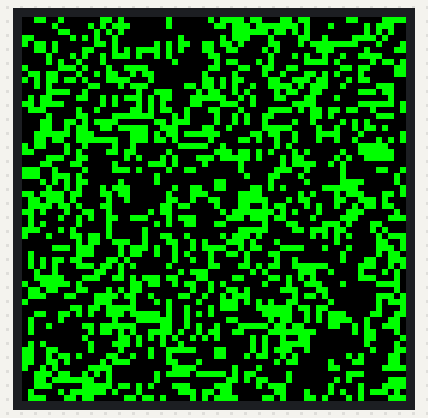
Bench run of a sketch on a simulated Raspberry Pi Pico. Shown: 64×64 colour display. Random numbers use the default seed unless the sketch sets one.

Above: at 0.12 s.
At 5.05 s:
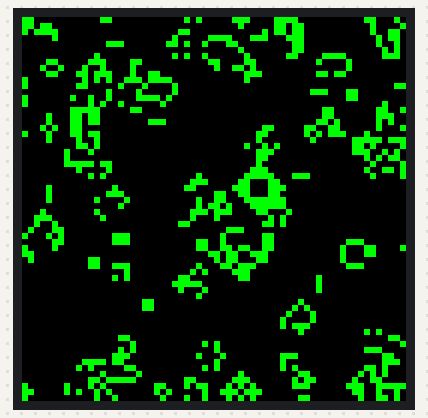
At 9.98 s:
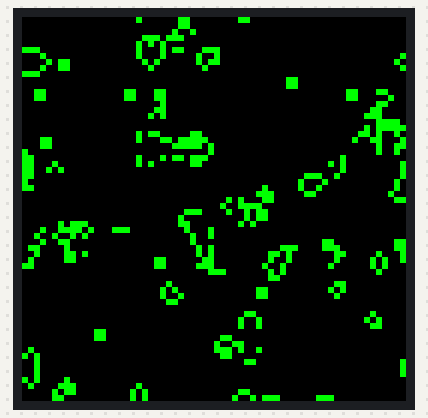
At 19.93 s:
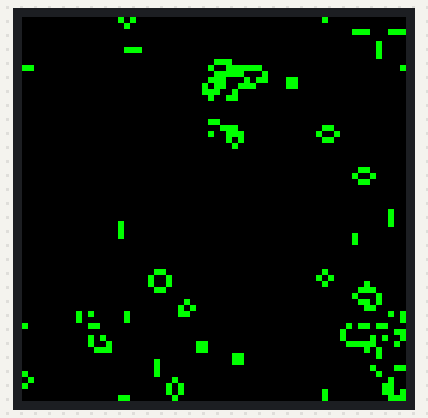
At 29.88 s:
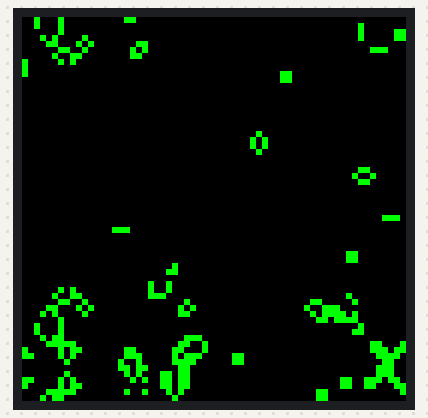
At 39.84 s:
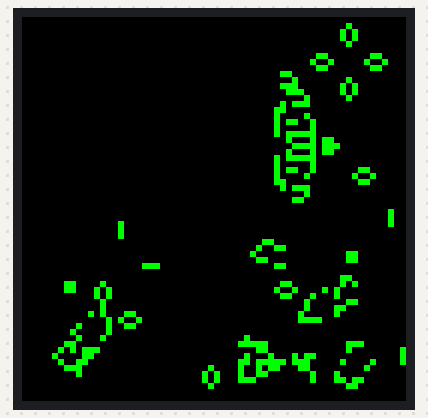

The sketch:

game_of_life.ino
```cpp
// clang-format off
#include <Adafruit_Protomatter.h>

// serial debugging -- set to 1 to enable debug output
// note that this sends some messages at critical times esp. during stagnancy detetction,
// so shouldn't be enabled unless you're troubleshooting; you're likely to get some stuttering
#define DEBUG_ENABLED 0
#if DEBUG_ENABLED
  #define DEBUG_INIT() Serial.begin(115200); while(!Serial) delay(10);
  #define DEBUG_PRINT(x) Serial.print(x)
  #define DEBUG_PRINTLN(x) Serial.println(x)
  #define DEBUG_PRINTF(fmt, ...) Serial.printf(fmt, __VA_ARGS__)
#else
  #define DEBUG_INIT()
  #define DEBUG_PRINT(x)
  #define DEBUG_PRINTLN(x)
  #define DEBUG_PRINTF(fmt, ...)
#endif

// seengreat rgb matrix adapter with rpi pico matrix pin definitions
#define R1 2
#define G1 3
#define B1 4
#define R2 5
#define G2 8
#define B2 9
#define A 10
#define B 16
#define C 18
#define D 20
#define E 22
#define CLK 11
#define LAT 12
#define OE 13

// display dimensions
#define DISPLAY_WIDTH 64 // physical width of rgb matrix display for driver setup

// game board dimensions (can be different from display if you want to use a subset of the matrix)
#define BOARD_WIDTH 64  // width of game of life playing field
#define BOARD_HEIGHT 64 // height of game of life playing field

// game params
#define FRAME_DELAY_MIN 10  // min ms between generations, randomized per run-to-stagnant (if you don't want random timing, make this match FRAME_DELAY_MIN)
#define FRAME_DELAY_MAX 100 // max ms between generations, randomized per run-to-stagnant
#define FADE_LEVELS 8       // fade trail length for dead cells (if changed, the color schemes should be updated to match)

// stagnancy and stuck-board detection
#define STAGNANT_GENERATIONS 10    // generations of stagnancy before resetting board ("simmer" time before reset)
#define HISTORY_SIZE 8             // board state history for detecting oscillators -- oscillators periodic at greater than this value will not be detected and the board will inf loop
#define POP_HISTORY_SIZE 32        // population count history for detecting moving repetition patterns (like gliders) -- must be greater than POP_PATTERN_LENGTH
#define POP_PATTERN_LENGTH 8       // check for repeating patterns of this length in population history to mark board as stagnant
#define MAX_GENERATION_COUNT 60000 // failsafe fallback -- board will always reset after this many gens. 10min = 600s; 600s / .01s delelay = 60_000 gens at fastest speed (100mins at slowest, eh.)

// color config
#define COLOR_SCHEME -1       // -1 = random color scheme, other number = use the nth color scheme in the array (0 indexed)
#define NUM_COLOR_SCHEMES 15   // must match number of schemes in COLOR_SCHEMES array

// bitpacked board access macros -- why store HEIGHT * WIDTH values when we can just store HEIGHT * WIDTH bits?
// +7 means we always round in the generous direction when determining how many bytes we need to pack the board
#define BUFFER_SIZE ((BOARD_WIDTH * BOARD_HEIGHT + 7) / 8)
#define WRAP_X(x) (((x) + BOARD_WIDTH) % BOARD_WIDTH)
#define WRAP_Y(y) (((y) + BOARD_HEIGHT) % BOARD_HEIGHT)
// turn an X,Y coordinate into the index of the bit location in the packed board
#define COORD_TO_IDX(x, y) (WRAP_Y(y) * BOARD_WIDTH + WRAP_X(x))
// get the byte a given index is in
#define BYTE_INDEX(idx) ((idx) >> 3)
// get the bit within that byte -- together, makes it fast to do bitwise logic against the bitpack to check cell life
#define BIT_MASK(idx) (1 << ((idx) & 7))

// combining the above into nice helpful macros:
// AND to fetch
#define GET_CELL(board, x, y) \
  ((board[BYTE_INDEX(COORD_TO_IDX(x, y))] & BIT_MASK(COORD_TO_IDX(x, y))) != 0)

// OR to set
#define SET_CELL(board, x, y) \
  (board[BYTE_INDEX(COORD_TO_IDX(x, y))] |= BIT_MASK(COORD_TO_IDX(x, y)))

// AND NOT to clear
#define CLEAR_CELL(board, x, y) \
  (board[BYTE_INDEX(COORD_TO_IDX(x, y))] &= ~BIT_MASK(COORD_TO_IDX(x, y)))

// convert 24-bit rgb to 16-bit 5:6:5 format so we can have pretty and easy-to-read color scheme defs
static inline uint16_t color565(uint8_t red, uint8_t green, uint8_t blue)
{
  return ((red & 0xF8) << 8) | ((green & 0xFC) << 3) | (blue >> 3);
}

// color schemes with fade trails
const uint16_t COLOR_SCHEMES[NUM_COLOR_SCHEMES][FADE_LEVELS] = {
  // blue → green → red
  {
    color565(0, 0, 0),
    color565(0, 0, 8), color565(0, 0, 8), color565(0, 0, 8),
    color565(0, 16, 0), color565(0, 16, 0), color565(0, 16, 0),
    color565(255, 0, 0)
  },

  // sunset: purple → orange → yellow
  {
    color565(0, 0, 0),
    color565(16, 0, 16), color565(32, 0, 32), color565(64, 0, 48),
    color565(128, 32, 0), color565(192, 64, 0), color565(255, 128, 0),
    color565(255, 255, 0)
  },

  // fire: dark red → orange → yellow
  {
    color565(0, 0, 0),
    color565(16, 0, 0), color565(32, 0, 0), color565(64, 16, 0),
    color565(128, 32, 0), color565(192, 64, 0), color565(255, 128, 0),
    color565(255, 255, 64)
  },

  // matrix: dark → bright green
  {
    color565(0, 0, 0),
    color565(0, 8, 0), color565(0, 16, 0), color565(0, 32, 0),
    color565(0, 64, 0), color565(0, 128, 0), color565(0, 192, 0),
    color565(0, 255, 0)
  },

  // Cyberpunk: hot pink → electric blue → lime green
  {
    color565(0, 0, 0),
    color565(64, 0, 32), color565(128, 0, 64), color565(255, 0, 128),
    color565(128, 64, 255), color565(0, 128, 255), color565(0, 255, 128),
    color565(128, 255, 0)
  },

  // Autumn: crimson → burnt orange → golden yellow → teal
  {
    color565(0, 0, 0),
    color565(128, 0, 32), color565(192, 0, 48), color565(255, 64, 0),
    color565(255, 128, 0), color565(255, 192, 0), color565(192, 224, 64),
    color565(0, 192, 192)
  },

  // Prism: red → green → blue → yellow → magenta
  {
    color565(0, 0, 0),
    color565(128, 0, 0), color565(255, 0, 0), color565(128, 128, 0),
    color565(0, 255, 0), color565(0, 128, 128), color565(0, 0, 255),
    color565(255, 255, 0)
  },

  // Aurora: deep purple → pink → yellow
  {
    color565(0, 0, 0),
    color565(32, 0, 48), color565(64, 0, 96), color565(96, 16, 128),
    color565(192, 32, 128), color565(255, 64, 128), color565(255, 128, 192),
    color565(255, 255, 128)
  },

  // Toxic: black → toxic green → lime
  {
    color565(0, 0, 0),
    color565(0, 16, 0), color565(16, 32, 0), color565(32, 64, 0),
    color565(64, 128, 0), color565(128, 192, 0), color565(192, 255, 0),
    color565(224, 255, 32)
  },

  // Deep Sea: black → deep blue → turquoise
  {
    color565(0, 0, 0),
    color565(0, 0, 32), color565(0, 16, 64), color565(0, 32, 96),
    color565(0, 64, 128), color565(0, 128, 160), color565(32, 192, 192),
    color565(64, 255, 224)
  },

  // Candy: dark pink → hot pink → white
  {
    color565(0, 0, 0),
    color565(32, 0, 16), color565(64, 0, 32), color565(128, 16, 64),
    color565(192, 32, 96), color565(255, 64, 128), color565(255, 128, 192),
    color565(255, 224, 255)
  },

  // Stark white -- off -> white
  {
    color565(0, 0, 0),
    color565(0, 0, 0), color565(0, 0, 0), color565(0, 0, 0),
    color565(0, 0, 0), color565(0, 0, 0), color565(0, 0, 0),
    color565(255, 255, 255)
  },

  // Stark red -- off -> red
  {
    color565(0, 0, 0),
    color565(0, 0, 0), color565(0, 0, 0), color565(0, 0, 0),
    color565(0, 0, 0), color565(0, 0, 0), color565(0, 0, 0),
    color565(255, 0, 0)
  },

  // Stark green -- off -> green
  {
    color565(0, 0, 0),
    color565(0, 0, 0), color565(0, 0, 0), color565(0, 0, 0),
    color565(0, 0, 0), color565(0, 0, 0), color565(0, 0, 0),
    color565(0, 255, 0)
  },

  // Stark blue -- off -> blue
  {
    color565(0, 0, 0),
    color565(0, 0, 0), color565(0, 0, 0), color565(0, 0, 0),
    color565(0, 0, 0), color565(0, 0, 0), color565(0, 0, 0),
    color565(0, 0, 255)
  }
};

typedef unsigned char cell_buffer_t;

typedef struct
{
  cell_buffer_t *current;
  cell_buffer_t *next;
  unsigned char *fade_buffer;
  cell_buffer_t *board_history[HISTORY_SIZE]; // store complete board states

  int generation;
  int current_color_scheme;
  int frame_delay;

  // stagnancy -- history repetition
  int history_index; // current position in circular buffer
  int stagnant_count;

  // stagnancy -- population tracking
  uint16_t population_history[POP_HISTORY_SIZE];
  int pop_history_index;
  int pop_stagnant_count;
} game_state_t;

void update_board(const cell_buffer_t *current, cell_buffer_t *next);
void display_board_fade(const cell_buffer_t *board, unsigned char *fade_buffer, int color_scheme);
int check_stagnancy(game_state_t *state);
void initialize_fresh_board(game_state_t *state);
uint16_t count_population(const cell_buffer_t *board);
int check_population_pattern(game_state_t *state);

// hardware setup
uint8_t rgbPins[] = {R1, G1, B1, R2, G2, B2};
uint8_t addrPins[] = {A, B, C, D, E};
Adafruit_Protomatter matrix(
  DISPLAY_WIDTH, 6, 1, rgbPins, 5, addrPins,
  CLK, LAT, OE, true);

game_state_t game;
unsigned long lastUpdate = 0;

// moore's law? nah man, community policing. moore's neighborhood watch!
// (moore neighborhood offsets)
// (i'll show myself out)
static const int mn_x[] = {-1, 0, 1, -1, 1, -1, 0, 1};
static const int mn_y[] = {-1, -1, -1, 0, 0, 1, 1, 1};

// clang-format on

// count the number of living cells on the board
uint16_t count_population(const cell_buffer_t *board) {
  uint16_t population = 0;
  for (int i = 0; i < BUFFER_SIZE; i++) {
    // Count set bits in each byte using Brian Kernighan's algorithm
    uint8_t byte = board[i];
    while (byte) {
      population++;
      byte &= byte - 1; // Clear the lowest set bit
    }
  }
  return population;
}

// check if the population (i.e. /count/) history shows a repeating pattern
int check_population_pattern(game_state_t *state) {
  // need at least 2x pattern length of history to detect a pattern
  if (state->generation < POP_PATTERN_LENGTH * 2) {
    return 0;
  }

  // check if the last POP_PATTERN_LENGTH values repeat
  int pattern_found = 1;
  for (int i = 0; i < POP_PATTERN_LENGTH; i++) {
    int idx1 = (state->pop_history_index - i - 1 + POP_HISTORY_SIZE) %
               POP_HISTORY_SIZE;
    int idx2 = (state->pop_history_index - i - 1 - POP_PATTERN_LENGTH +
                POP_HISTORY_SIZE) %
               POP_HISTORY_SIZE;

    if (state->population_history[idx1] != state->population_history[idx2]) {
      pattern_found = 0;
      break;
    }
  }

  return pattern_found;
}

void update_board(const cell_buffer_t *current, cell_buffer_t *next) {
  memset(next, 0, BUFFER_SIZE);

  for (int y = 0; y < BOARD_HEIGHT; y++) {
    for (int x = 0; x < BOARD_WIDTH; x++) {
      // count neighbors
      int neighbors = 0;
      for (int i = 0; i < 8; i++) {
        neighbors += GET_CELL(current, x + mn_x[i], y + mn_y[i]);
      }

      int alive = GET_CELL(current, x, y);

      // all hail conway! survive with 2-3 neighbors, birth with exactly 3 [and
      // implied die with more or fewer]
      if ((alive && (neighbors == 2 || neighbors == 3)) ||
          (!alive && neighbors == 3)) {
        SET_CELL(next, x, y);
      }
    }
  }
}

// we don't actually render the "board", we render the fade buffer because it
// tells us what the pretty colors should be
void display_board_fade(const cell_buffer_t *board, unsigned char *fade_buffer,
                        int color_scheme) {
  for (int y = 0; y < BOARD_HEIGHT; y++) {
    for (int x = 0; x < BOARD_WIDTH; x++) {
      int idx = y * BOARD_WIDTH + x;

      if (GET_CELL(board, x, y)) {
        // alive
        fade_buffer[idx] = FADE_LEVELS - 1;
      } else {
        // rip; begin to fade away...
        if (fade_buffer[idx] > 0) {
          fade_buffer[idx]--;
        }
      }

      // actually write the value
      matrix.drawPixel(x, y, COLOR_SCHEMES[color_scheme][fade_buffer[idx]]);
    }
  }
}

// check if current board state exists in history; if it does, we're in a loop
// and should start again
int check_stagnancy(game_state_t *state) {
  // First check for exact board state repetition
  for (int i = 0; i < HISTORY_SIZE; i++) {
    if (memcmp(state->current, state->board_history[i], BUFFER_SIZE) == 0) {
      DEBUG_PRINTLN("Stagnancy detected -- board repetition");
      return 1; // found a match - we're in a loop
    }
  }

  // add current board to history (circular buffer)
  memcpy(state->board_history[state->history_index], state->current,
         BUFFER_SIZE);
  state->history_index = (state->history_index + 1) % HISTORY_SIZE;

  // now check population count and patterns
  uint16_t current_population = count_population(state->current);
  state->population_history[state->pop_history_index] = current_population;
  state->pop_history_index = (state->pop_history_index + 1) % POP_HISTORY_SIZE;

  // check if we have a repeating population (i.e. /count/) pattern
  if (check_population_pattern(state)) {
    state->pop_stagnant_count++;
    if (state->pop_stagnant_count >= STAGNANT_GENERATIONS) {
      DEBUG_PRINTLN("Stagnancy detected -- repeating population count");
      return 1;
    }
  } else {
    state->pop_stagnant_count = 0;
  }

  return 0; // no stagnancy detected
}

// init/reset the board with fresh random state
void initialize_fresh_board(game_state_t *state) {
  // dim the house lights
  matrix.fillScreen(0);
  matrix.show();
  delay(100);

  // new colors & frame delay
  if (COLOR_SCHEME == -1) {
    state->current_color_scheme = random(NUM_COLOR_SCHEMES);
  } else {
    // do some bounding because we're nice like that
    state->current_color_scheme = COLOR_SCHEME % NUM_COLOR_SCHEMES;
  }
  state->frame_delay = random(FRAME_DELAY_MIN, FRAME_DELAY_MAX + 1);

  DEBUG_PRINTF("New game: Color scheme %d, Frame delay: %dms\n",
               state->current_color_scheme, state->frame_delay);

  // generate new board @ 35% alive cells -- blah blah optimized blah monte
  // carlo blah blah
  memset(state->current, 0, BUFFER_SIZE);
  for (int y = 0; y < BOARD_HEIGHT; y++) {
    for (int x = 0; x < BOARD_WIDTH; x++) {
      if (random(100) < 35) {
        SET_CELL(state->current, x, y);
      }
    }
  }

  // fresh new fade
  for (int y = 0; y < BOARD_HEIGHT; y++) {
    for (int x = 0; x < BOARD_WIDTH; x++) {
      int idx = y * BOARD_WIDTH + x;
      state->fade_buffer[idx] =
          GET_CELL(state->current, x, y) ? (FADE_LEVELS - 1) : 0;
    }
  }

  // fresh new history
  for (int i = 0; i < HISTORY_SIZE; i++) {
    memset(state->board_history[i], 0, BUFFER_SIZE);
  }
  state->history_index = 0;
  state->stagnant_count = 0;
  state->generation = 0;

  // Reset population tracking
  memset(state->population_history, 0, sizeof(state->population_history));
  state->pop_history_index = 0;
  state->pop_stagnant_count = 0;

  // let's begin
  display_board_fade(state->current, state->fade_buffer,
                     state->current_color_scheme);
  matrix.show();
}

void setup(void) {
  DEBUG_INIT();
  DEBUG_PRINTLN("Conway's Game of Life starting up...");

  ProtomatterStatus status = matrix.begin();

  if (status != PROTOMATTER_OK) {
    DEBUG_PRINTF("Non-Protomatter_OK begin return (expected 0, got %d) -- "
                 "matrix initialization failed; crashing out!\n",
                 status);
    for (;;)
      ; // if your matrix won't show anything, this might be a good place to
        // inject Serial.println() info about its status
  }

  // initialize game state
  game.current = (cell_buffer_t *)calloc(BUFFER_SIZE, sizeof(cell_buffer_t));
  game.next = (cell_buffer_t *)calloc(BUFFER_SIZE, sizeof(cell_buffer_t));
  game.fade_buffer = (unsigned char *)calloc(BOARD_WIDTH * BOARD_HEIGHT,
                                             sizeof(unsigned char));

  // allocate memory for board history
  for (int i = 0; i < HISTORY_SIZE; i++) {
    game.board_history[i] =
        (cell_buffer_t *)calloc(BUFFER_SIZE, sizeof(cell_buffer_t));
  }

  game.history_index = 0;
  game.stagnant_count = 0;
  game.generation = 0;
  game.current_color_scheme = 0;
  game.frame_delay = FRAME_DELAY_MIN;

  // Initialize population tracking
  memset(game.population_history, 0, sizeof(game.population_history));
  game.pop_history_index = 0;
  game.pop_stagnant_count = 0;

  if (!game.current || !game.next) {
    DEBUG_PRINTLN("Failure to allocate the game -- crashing out!");
    for (;;)
      ;
  }

  // seed rng with analog noise and hammer it a few times since apparently that
  // can improve randomness? the randomness sucked and google said to hammer it
  // so okay
  randomSeed(analogRead(A0));
  for (int i = 0; i < 16; i++) {
    random(256);
  }

  initialize_fresh_board(&game);
  DEBUG_PRINTLN("Setup complete!");
}

void loop(void) {
  unsigned long currentTime = millis();

  // cool kids don't hang their processors with delay()
  if (currentTime - lastUpdate >= game.frame_delay) {
    lastUpdate = currentTime;

    if (check_stagnancy(&game)) {
      game.stagnant_count++;

      if (game.stagnant_count >= STAGNANT_GENERATIONS) {
        DEBUG_PRINTF("New game due to stagnancy (generation %d)\n",
                     game.generation);
        initialize_fresh_board(&game);
      }
    } else {
      game.stagnant_count = 0;
    }

    if (game.generation > MAX_GENERATION_COUNT) {
      // we can end up in states like forever-gliders, so cap it
      DEBUG_PRINTF("New game due to max generation count (generation %d)\n",
                   game.generation);
      initialize_fresh_board(&game);
    }

    game.generation++;

    update_board(game.current, game.next);

    cell_buffer_t *temp = game.current;
    game.current = game.next;
    game.next = temp;

    display_board_fade(game.current, game.fade_buffer,
                       game.current_color_scheme);
    matrix.show();
  }
}
```
